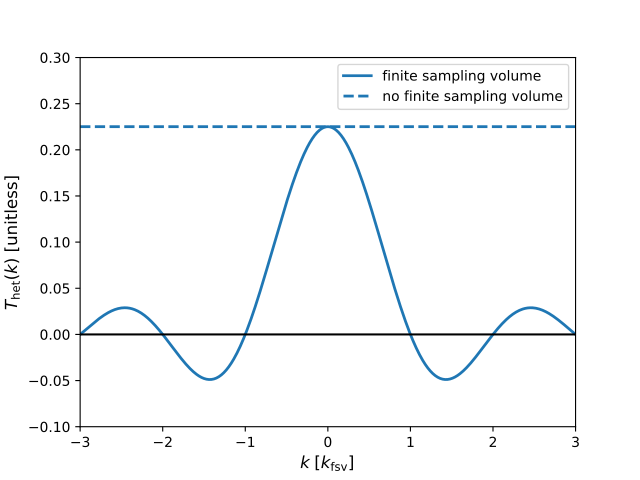

Source code (Python):
import numpy as np
import matplotlib.pyplot as plt


# Plotting parameters
kmax = 3    # [kmax] = k_{fsv}
dk = 0.01   # [dk] = [kmax]
linewidth = 2
fontsize = 12


if __name__ == '__main__':
    k = np.arange(-kmax, kmax + dk, dk)

    plt.figure()

    Thet = 1. / (np.sqrt(2) * np.pi)  # No FSV effects

    plt.plot(k, Thet * np.sinc(k),
             # label='FSV included',
             label='finite sampling volume',
             c='C0', linestyle='-', linewidth=linewidth)
    plt.plot(k, Thet * np.ones(len(k)),
             # label='no FSV',
             label='no finite sampling volume',
             c='C0', linestyle='--', linewidth=linewidth)
    plt.axhline(0, c='k')

    plt.xlim([-kmax, kmax])
    plt.ylim([-0.1, 0.3])
    plt.xlabel('$k \; [k_{\mathrm{fsv}}]$', fontsize=fontsize)
    plt.ylabel('$T_{\mathrm{het}}(k)$ [unitless]', fontsize=fontsize)
    plt.legend(loc='upper right')

    plt.show()
